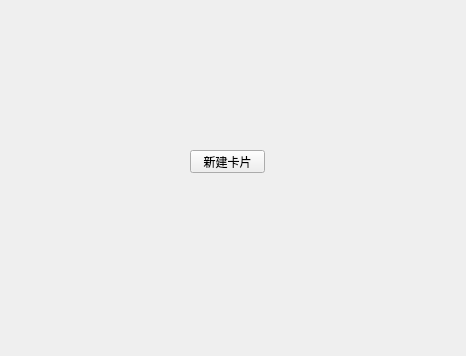
<?xml version="1.0" encoding="UTF-8"?>
<ui version="4.0">
 <class>Qdesk</class>
 <widget class="QMainWindow" name="Qdesk">
  <property name="geometry">
   <rect>
    <x>0</x>
    <y>0</y>
    <width>466</width>
    <height>356</height>
   </rect>
  </property>
  <property name="cursor">
   <cursorShape>ArrowCursor</cursorShape>
  </property>
  <property name="acceptDrops">
   <bool>true</bool>
  </property>
  <property name="windowTitle">
   <string>Qdesk</string>
  </property>
  <property name="windowOpacity">
   <double>1.000000000000000</double>
  </property>
  <property name="documentMode">
   <bool>true</bool>
  </property>
  <widget class="QWidget" name="centralwidget">
   <widget class="QPushButton" name="pushButton">
    <property name="geometry">
     <rect>
      <x>190</x>
      <y>150</y>
      <width>75</width>
      <height>23</height>
     </rect>
    </property>
    <property name="text">
     <string>新建卡片</string>
    </property>
   </widget>
  </widget>
 </widget>
 <resources/>
 <connections/>
</ui>
